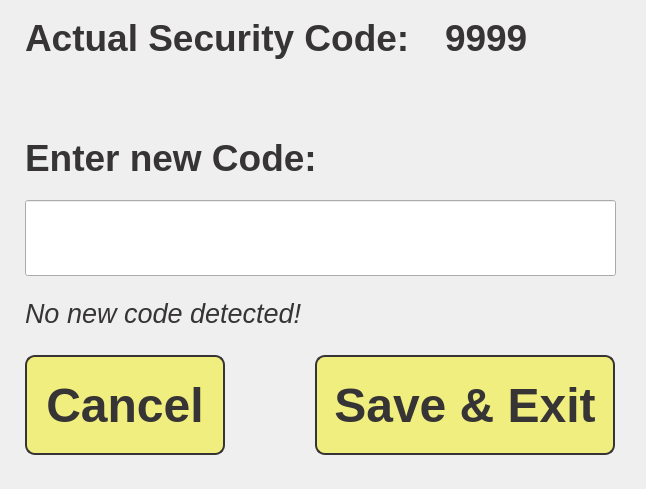
<?xml version="1.0" encoding="UTF-8"?>
<ui version="4.0">
 <class>SecurityDialog</class>
 <widget class="QDialog" name="SecurityDialog">
  <property name="geometry">
   <rect>
    <x>0</x>
    <y>0</y>
    <width>646</width>
    <height>489</height>
   </rect>
  </property>
  <property name="windowTitle">
   <string>Dialog</string>
  </property>
  <property name="styleSheet">
   <string notr="true"/>
  </property>
  <widget class="QLineEdit" name="securityEdit">
   <property name="geometry">
    <rect>
     <x>25</x>
     <y>200</y>
     <width>591</width>
     <height>76</height>
    </rect>
   </property>
   <property name="font">
    <font>
     <family>Liberation Sans</family>
     <pointsize>28</pointsize>
     <weight>75</weight>
     <bold>true</bold>
    </font>
   </property>
   <property name="styleSheet">
    <string notr="true">color: rgb(55, 52, 53);</string>
   </property>
  </widget>
  <widget class="QPushButton" name="cancelButton">
   <property name="geometry">
    <rect>
     <x>25</x>
     <y>355</y>
     <width>200</width>
     <height>100</height>
    </rect>
   </property>
   <property name="minimumSize">
    <size>
     <width>200</width>
     <height>100</height>
    </size>
   </property>
   <property name="font">
    <font>
     <family>Liberation Sans</family>
     <pointsize>36</pointsize>
     <weight>75</weight>
     <bold>true</bold>
    </font>
   </property>
   <property name="styleSheet">
    <string notr="true">background-color: rgb(240, 238, 126);
border-radius: 10px;
border:2px solid rgb(55, 52, 53);
color: rgb(55, 52, 53);</string>
   </property>
   <property name="text">
    <string>Cancel</string>
   </property>
  </widget>
  <widget class="QPushButton" name="saveButton">
   <property name="geometry">
    <rect>
     <x>315</x>
     <y>355</y>
     <width>300</width>
     <height>100</height>
    </rect>
   </property>
   <property name="minimumSize">
    <size>
     <width>300</width>
     <height>100</height>
    </size>
   </property>
   <property name="font">
    <font>
     <family>Liberation Sans</family>
     <pointsize>36</pointsize>
     <weight>75</weight>
     <bold>true</bold>
    </font>
   </property>
   <property name="styleSheet">
    <string notr="true">background-color: rgb(240, 238, 126);
border-radius: 10px;
border:2px solid rgb(55, 52, 53);
color: rgb(55, 52, 53);</string>
   </property>
   <property name="text">
    <string>Save &amp;&amp; Exit</string>
   </property>
  </widget>
  <widget class="QLabel" name="lanLabel1">
   <property name="geometry">
    <rect>
     <x>25</x>
     <y>10</y>
     <width>396</width>
     <height>56</height>
    </rect>
   </property>
   <property name="font">
    <font>
     <family>Liberation Sans</family>
     <pointsize>28</pointsize>
     <weight>75</weight>
     <bold>true</bold>
    </font>
   </property>
   <property name="styleSheet">
    <string notr="true">color: rgb(55, 52, 53);</string>
   </property>
   <property name="text">
    <string>Actual Security Code:</string>
   </property>
   <property name="alignment">
    <set>Qt::AlignLeading|Qt::AlignLeft|Qt::AlignVCenter</set>
   </property>
  </widget>
  <widget class="QLabel" name="lanLabel2">
   <property name="geometry">
    <rect>
     <x>25</x>
     <y>130</y>
     <width>301</width>
     <height>56</height>
    </rect>
   </property>
   <property name="font">
    <font>
     <family>Liberation Sans</family>
     <pointsize>28</pointsize>
     <weight>75</weight>
     <bold>true</bold>
    </font>
   </property>
   <property name="styleSheet">
    <string notr="true">color: rgb(55, 52, 53);</string>
   </property>
   <property name="text">
    <string>Enter new Code:</string>
   </property>
   <property name="alignment">
    <set>Qt::AlignLeading|Qt::AlignLeft|Qt::AlignVCenter</set>
   </property>
  </widget>
  <widget class="QPushButton" name="securityButton">
   <property name="geometry">
    <rect>
     <x>25</x>
     <y>200</y>
     <width>591</width>
     <height>76</height>
    </rect>
   </property>
   <property name="styleSheet">
    <string notr="true">background-color: rgba(196, 255, 157, 0);
border: 0px
</string>
   </property>
   <property name="text">
    <string/>
   </property>
  </widget>
  <widget class="QLabel" name="actualLabel">
   <property name="geometry">
    <rect>
     <x>445</x>
     <y>10</y>
     <width>131</width>
     <height>56</height>
    </rect>
   </property>
   <property name="font">
    <font>
     <family>Liberation Sans</family>
     <pointsize>28</pointsize>
     <weight>75</weight>
     <bold>true</bold>
    </font>
   </property>
   <property name="styleSheet">
    <string notr="true">color: rgb(55, 52, 53);</string>
   </property>
   <property name="text">
    <string>9999</string>
   </property>
   <property name="alignment">
    <set>Qt::AlignLeading|Qt::AlignLeft|Qt::AlignVCenter</set>
   </property>
  </widget>
  <widget class="QLabel" name="statusLabel">
   <property name="geometry">
    <rect>
     <x>25</x>
     <y>295</y>
     <width>586</width>
     <height>36</height>
    </rect>
   </property>
   <property name="font">
    <font>
     <family>Liberation Sans</family>
     <pointsize>20</pointsize>
     <weight>50</weight>
     <italic>true</italic>
     <bold>false</bold>
    </font>
   </property>
   <property name="styleSheet">
    <string notr="true">color: rgb(55, 52, 53);</string>
   </property>
   <property name="text">
    <string>No new code detected!</string>
   </property>
   <property name="alignment">
    <set>Qt::AlignLeading|Qt::AlignLeft|Qt::AlignVCenter</set>
   </property>
  </widget>
 </widget>
 <resources>
  <include location="diagnostics_res.qrc"/>
 </resources>
 <connections/>
</ui>
